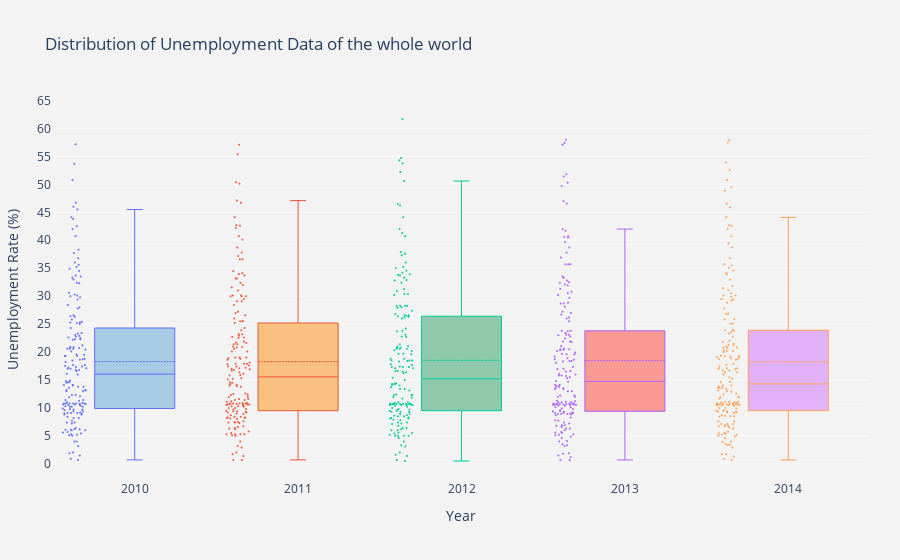

Notebook code cell kept with this figure:
### Code cell
x_data = ['2010', '2011','2012', '2013','2014']

y0 = df_country['2010']
y1 = df_country['2011']
y2 = df_country['2012']
y3 = df_country['2013']
y4 = df_country['2014']

y_data = [y0,y1,y2,y3,y4]

colors = ['rgba(93, 164, 214, 0.5)', 'rgba(255, 144, 14, 0.5)', 'rgba(44, 160, 101, 0.5)',
          'rgba(255, 65, 54, 0.5)', 'rgba(207, 114, 255, 0.5)']

traces = []
for xd, yd, color in zip(x_data, y_data, colors):
        traces.append(go.Box(
            y=yd,
            name=xd,
            boxpoints='all',
            whiskerwidth=0.2,
            fillcolor=color,
            marker=dict(
                size=2,
            ),
            boxmean=True,    
            line=dict(width=1),
        ))

layout = go.Layout(
    title='Distribution of Unemployment Data of the whole world',
    xaxis=dict(
        title='Year'
    ),
    yaxis=dict(
        title='Unemployment Rate (%)',
        autorange=True,
        showgrid=True,
        zeroline=False,
        dtick=5,
        gridcolor='rgb(250, 250, 250)',
        gridwidth=1,
#        zerolinecolor='rgb(255, 255, 255)',
#        zerolinewidth=2,
    ),
    margin=dict(
        l=40,
        r=30,
        b=80,
        t=100,
    ),
    paper_bgcolor='rgb(243, 243, 243)',
    plot_bgcolor='rgb(243, 243, 243)',
    showlegend=False
)

fig = go.Figure(data=traces, layout=layout)
py.iplot(fig)

### Figure 1 — Plotly figure (JSON) as saved in the notebook; plotly's stock layout.template omitted (floating-point values rounded to 4 significant figures; data arrays with more than 128 entries replaced by an {"elided": "..."} marker saying what was removed)
{"data": [{"boxmean": true, "boxpoints": "all", "fillcolor": "rgba(93, 164, 214, 0.5)", "line": {"width": 1}, "marker": {"size": 2}, "name": "2010", "type": "box", "whiskerwidth": 0.2, "y": {"elided": "174 float values"}}, {"boxmean": true, "boxpoints": "all", "fillcolor": "rgba(255, 144, 14, 0.5)", "line": {"width": 1}, "marker": {"size": 2}, "name": "2011", "type": "box", "whiskerwidth": 0.2, "y": {"elided": "174 float values"}}, {"boxmean": true, "boxpoints": "all", "fillcolor": "rgba(44, 160, 101, 0.5)", "line": {"width": 1}, "marker": {"size": 2}, "name": "2012", "type": "box", "whiskerwidth": 0.2, "y": {"elided": "174 float values"}}, {"boxmean": true, "boxpoints": "all", "fillcolor": "rgba(255, 65, 54, 0.5)", "line": {"width": 1}, "marker": {"size": 2}, "name": "2013", "type": "box", "whiskerwidth": 0.2, "y": {"elided": "174 float values"}}, {"boxmean": true, "boxpoints": "all", "fillcolor": "rgba(207, 114, 255, 0.5)", "line": {"width": 1}, "marker": {"size": 2}, "name": "2014", "type": "box", "whiskerwidth": 0.2, "y": {"elided": "174 float values"}}], "layout": {"margin": {"b": 80, "l": 40, "r": 30, "t": 100}, "paper_bgcolor": "rgb(243, 243, 243)", "plot_bgcolor": "rgb(243, 243, 243)", "showlegend": false, "title": {"text": "Distribution of Unemployment Data of the whole world"}, "xaxis": {"title": {"text": "Year"}}, "yaxis": {"autorange": true, "dtick": 5, "gridcolor": "rgb(250, 250, 250)", "gridwidth": 1, "showgrid": true, "title": {"text": "Unemployment Rate (%)"}, "zeroline": false}}}
